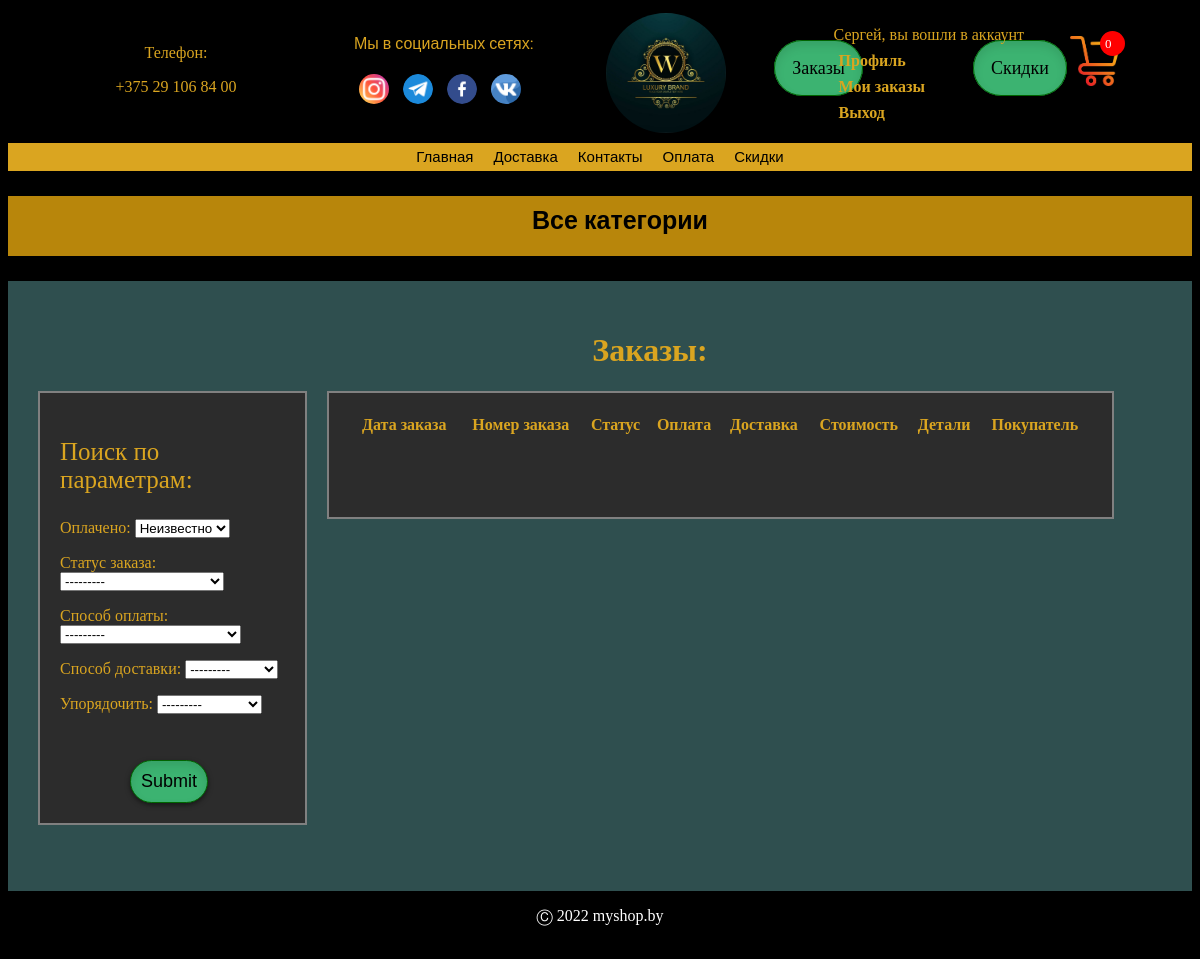
The page /orders/all_orders/ (signed in) on the database as committed earlier.
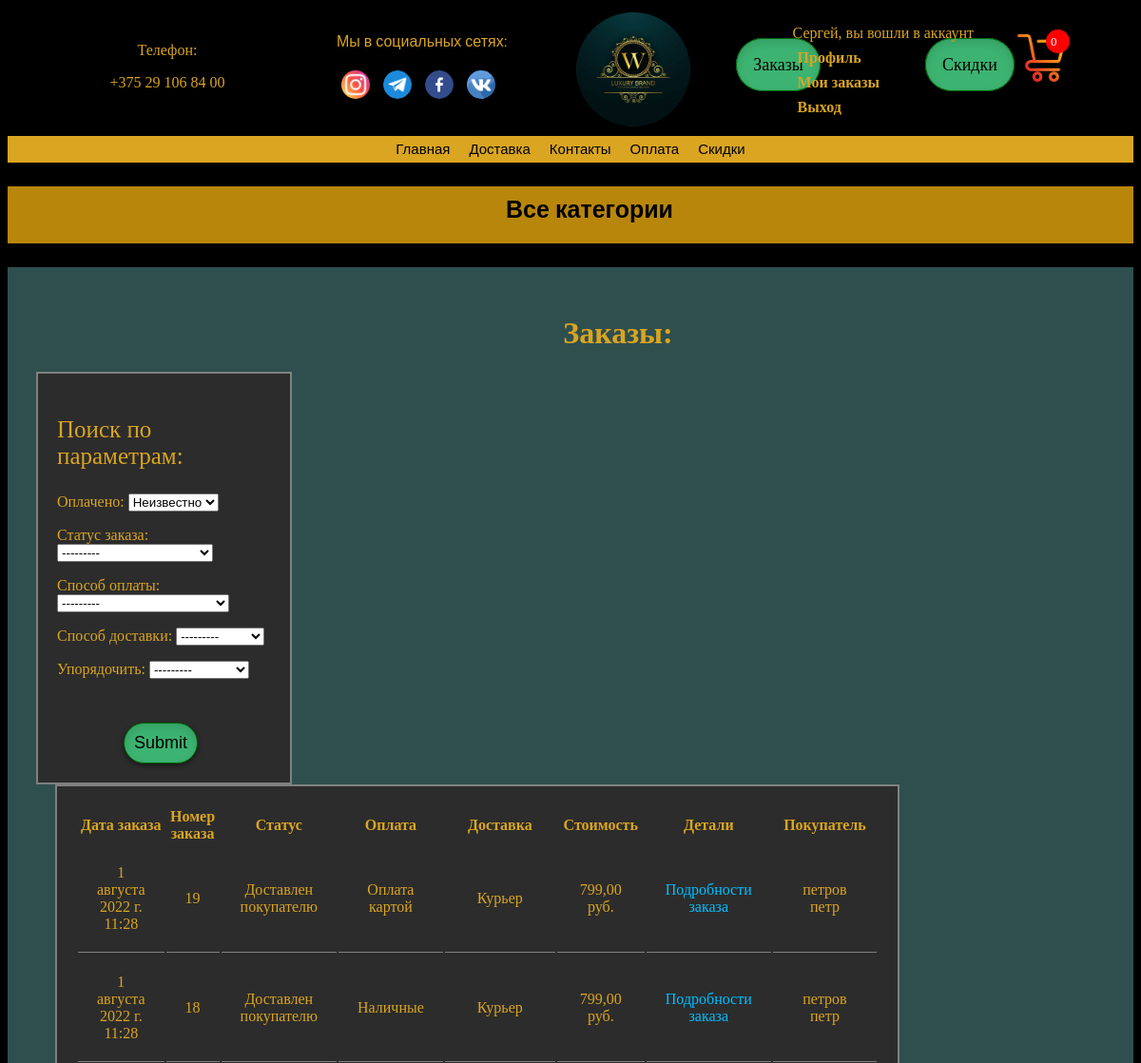
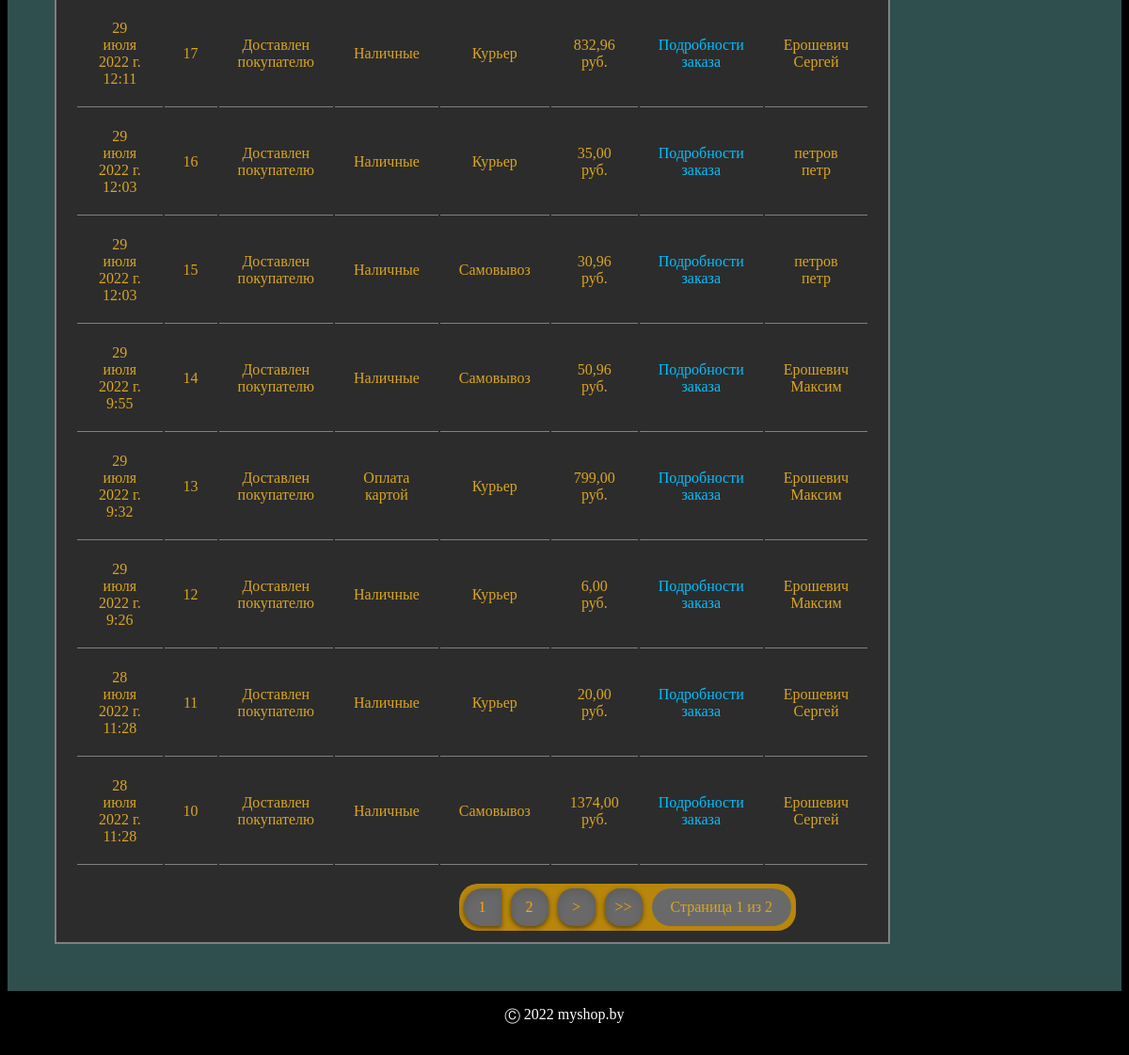
The same page on the database as committed later (2 pictures, top to bottom).
### orders/models.py (models this page shows, shortened)
class Order(models.Model):
    CHOICES_PAYMENT = (
        ('Наличные','Наличные при получении'),
        ('Оплата картой', 'Оплата картой'),
    )
    CHOICES_DELIVERY = (
        ('Самовывоз', 'Самовывоз'),
        ('Курьер', 'Курьер'),
        ('Почта', 'Почта'),
    )
    CHOICES_STATUS = (
        ('Принято в обработку', 'Принято в обработку'),
        ('Упакован и отправлен', 'Упакован и отправлен'),
        ('Доставлен покупателю', 'Доставлен покупателю'),
        ('Отменен', 'Отменен'),
    )
    buyer = models.ForeignKey(User, on_delete=models.SET_NULL, null=True, verbose_name='Покупатель')
    status = models.CharField(max_length=50, default='Принято в обработку', choices=CHOICES_STATUS, verbose_name='Статус заказа')
    payment = models.CharField(max_length=50, choices=CHOICES_PAYMENT, verbose_name='Способ оплаты')
    delivery = models.CharField(max_length=50, choices=CHOICES_DELIVERY, verbose_name='Способ доставки')
    email = models.EmailField()
    phone = models.CharField(max_length=13, blank=True)
    postal_code = models.CharField(max_length=20, verbose_name='почтовый индекс', blank=True)
    city = models.CharField(max_length=100, verbose_name='город')
    street = models.CharField(max_length=100, verbose_name='улица')
    house = models.CharField(max_length=100, verbose_name='дом')
    building = models.CharField(max_length=100, verbose_name='корпус', blank=True)
    apartment = models.CharField(max_length=100, verbose_name='квартира', blank=True)
    created = models.DateTimeField(auto_now_add=True)
    updated = models.DateTimeField(auto_now=True)
    paid = models.BooleanField(default=False, verbose_name='Оплачено')
    class Meta:
        ordering = ('-created',)
        verbose_name = 'Заказ'
        verbose_name_plural = 'Заказы'
    def get_total_cost(self):
        return sum(item.get_cost() for item in self.items.all())
    def get_absolute_url(self):
        return reverse('orders:detail_order', args=[self.id])

class OrderItem(models.Model):
    order = models.ForeignKey(Order, related_name='items', on_delete=models.CASCADE)
    product = models.ForeignKey(Product, related_name='order_items', on_delete=models.CASCADE)
    price = models.DecimalField(max_digits=10, decimal_places=2)
    quantity = models.PositiveIntegerField(default=1)
    def get_cost(self):
        return self.price * self.quantity

### orders/views.py (the view)
# urls.py: path('all_orders/', views.all_orders, name='all_orders'),
@staff_member_required
def  all_orders(request):
    orders = Order.objects.all()
    filter = OrderFilter(request.GET, queryset=orders)
    paginator = Paginator(filter.qs, 10)
    page_number = request.GET.get('page')
    page_obj = paginator.get_page(page_number)
    context = {'orders': page_obj.object_list, 'page_obj': page_obj, 'paginator': paginator, 'filter': filter}
    return render(request, 'orders/all_orders.html', context)

### cart/cart.py (called while the page is built)
    def __len__(self):
        return sum(item['quantity'] for item in self.cart.values())

### cart/context_processors.py (called while the page is built)
def cart(request):
    return {'cart': Cart(request)}

### orders/templates/orders/all_orders.html (shortened to what this page needs)
{% extends "shop/base.html" %}
{% load static %}
{% block content %}
<h1 style="padding-left: 100px; text-align: center">Заказы:</h1>
<div class="my_orders">
     <div class="filter_order">
        <p style="font-size: 25px">Поиск по параметрам:</p>
            <form method="get">
               {{ filter.form.as_p }}
               <input class="button-login" type="submit" />
            </form>
     </div>
    <div class="table-order">
        <table class="my_orders-table">
            <tr>
                <th>Дата заказа</th>
                <th>Номер заказа</th>
                <th>Статус</th>
                <th>Оплата</th>
                <th>Доставка</th>
                <th>Стоимость</th>
                <th>Детали</th>
                <th>Покупатель</th>
            </tr>
           {% for order in orders %}
                <tr>
                    <td> {{order.created}} </td>
                    <td> {{order.id}} </td>
                    <td> {{ order.status }}  </td>
                    <td> {{ order.payment }}  </td>
                    <td> {{ order.delivery }}  </td>
                    <td> {{order.get_total_cost}} руб. </td>
                    <td><a style="color: deepskyblue" href="{{ order.get_absolute_url }}">Подробности заказа</a> </td>
                    <td> {{ order.buyer.last_name }} {{ order.buyer.first_name }} </td>
                </tr>
            {% endfor  %}
       </table>
    </div>
    <div class="pagination-orders">
         {% if paginator.num_pages > 1 %}
            <ul class="step-links">
                {% for i in paginator.page_range %}
                    {% if 'ordering'  in request.get_full_path %}
                        <li><a href="{{ request.get_full_path }}&page={{ i }}">{{ i }}</a></li>
                    {% else %}
                        <li><a href="?page={{ i }}">{{ i }}</a></li>
                    {% endif %}
                {% endfor %}
                {% if page_obj.has_next %}
                    {% if 'ordering' in request.get_full_path %}
                        <li><a href="{{ request.get_full_path }}&page={{ page_obj.next_page_number }}"> > </a></li>
                        <li><a href="{{ request.get_full_path }}&page={{ page_obj.paginator.num_pages }}"> >> </a></li>
                    {% else %}
                        <li><a href="?page={{ page_obj.next_page_number }}"> > </a></li>
                        <li><a href="?page={{ page_obj.paginator.num_pages }}"> >> </a></li>
                    {% endif %}
                {% endif %}
                <span class="current">
                    Страница {{ page_obj.number }} из {{ paginator.num_pages }}
                </span>
            </ul>
         {% endif %}
    </div>
</div>
{% endblock %}

### shop/templates/shop/base.html (shortened to what this page needs)
<!DOCTYPE html>
{% load static %}
<html>
<head>
    <link href="{% static 'css/base.css' %}" rel="stylesheet">
</head>
<body>
<div class="wrapper">
    <header>
        <div class="subheader" id="subheader">
            <div class="contacts">
                <p>Телефон:</p>
                 <tel>+375 29 106 84 00</tel>
            </div>
            <div class="social">
                <p style="font-family: 'Roboto', sans-serif">Мы в социальных сетях:</p>
                <a href=""><img  src="{% static 'img/insti.png' %}" alt=""></a>
                <a href=""><img  src="{% static 'img/tel.png' %}" alt=""></a>
                <a href=""><img  src="{% static 'img/fac.png' %}" alt=""></a>
                <a href=""><img  src="{% static 'img/vkk.png' %}" alt=""></a>
            </div>
            <div class="logo" id="header">
                <a href="/" ><img class="logo-img" src="{% static 'img/log.jpg' %}"></a>
            </div>
            {% if user.is_staff %}
            <div style="margin-top: 50px"><a class="button" href="{% url 'orders:all_orders' %}">Заказы</a></div>
            <div style="margin-top: 50px"><a class="button" href="{% url 'shop:discount_managment' %}">Скидки</a></div>
            {% endif %}
            <div class="profile-top">
                {% if user.is_authenticated %}
                    <p>{{user.first_name}}, вы вошли в аккаунт</p>
                    <p><strong><a href="{% url 'accounts:profile' %}">Профиль</a></strong></p>
                    <p><strong><a href="{% url 'orders:my_orders' %}">Мои заказы</a></strong></p>
                    <p><strong><a href="{% url 'accounts:logout' %}">Выход</a></strong></p>
                {% endif %}
            </div>
            <div class="cart">
                {% with total_items=cart|length %}
                    <a href="{% url 'cart:cart_detail' %}"><img class="img-cart" src="{% static 'img/cart.png' %}" alt=""></a>
                        {% if cart|length > 0 %}
                             <div class="cart-total"><p>{{ total_items }}</p></div>
                        {% else %}
                             <div class="cart-total"><p>0</p></div>
                        {% endif %}
                {% endwith %}
            </div>
        </div>
        <nav id="sidebar" class="sidebar">
            <ul>
                <li><a href="/">Главная</a></li>
                <li><a href="{% url 'shop:shipping' %}">Доставка</a></li>
                <li><a href="{% url 'shop:contacts' %}">Контакты</a></li>
                <li><a href="{% url 'shop:payment' %}">Оплата</a></li>
                <li><a href="{% url 'shop:discounts' %}">Скидки</a></li>
            </ul>
        </nav>
            <nav class="categories">
                <ul>
                    <li {% if not category %}class="selected"{% endif %}>
                        <a href="{% url 'shop:product_list' %}">Все категории</a>
                    </li>
                </ul>
            </nav>
    </header>
    <div class="content">
        {% block content %}
        {% endblock %}
    </div>
    <footer class="footer">
        <p>Ⓒ 2022 myshop.by </p>
    </footer>
</div>
</body>
</html>

### shop/static/css/base.css (style rules this page uses)
body { background: black; height: 100%; color: white; }
.wrapper { min-height: 650px; display: flex; flex-direction: column; }
.footer { height: 60px; width: 100%; background: rgba(0,0,0,0.36); bottom: 0; text-align: center; }
.content { flex: 1 1 auto; background: darkslategrey; color: goldenrod; padding: 30px; min-height: 550px; }
.sidebar { text-decoration: none; font-size: 15px; font-family: 'Roboto', sans-serif; background: goldenrod; margin-top: 5px; }
.sidebar>ul { margin: 5px; padding: 5px; display: flex; justify-content: center; list-style: none; }
.categories { text-decoration: none; font-size: 25px; font-family: 'Roboto', sans-serif; font-weight: bolder; }
.categories>ul { display: flex; justify-content: center; height: 50px; background: darkgoldenrod; padding-top: 10px; list-style: none; }
.subheader { position: relative; height: 130px; display: flex; margin: auto; }
nav a { margin:10px; }
a { color: black; text-decoration: none; }
.cart { position: absolute; height: 100px; width: 100px; right: 22px; bottom: 2px; }
.cart-total { width: 25px; height: 25px; background: red; position: absolute; border-radius: 50%; bottom: 80px; right: 45px; font-size: 13px; }
.cart-total p { position: absolute; color: white; margin: 5px; }
.img-cart { width: 50px; height: 50px; }
.button { background: mediumseagreen; padding: 17px; border: 1px solid darkgreen; border-radius: 40px; font-size: 18px; margin: 55px; color: black; box-shadow: inset 0 5px 10px rgba(0,0,0,.1), 0 2px 5px rgba(0,0,0,.5); }
.logo { width: 10%; }
.logo-img { height: 120px; width: 120px; border-radius: 50%; padding: 5px; }
.contacts { width: 25%; text-align: center; padding: 20px; color: goldenrod; }
.social { width: 20%; padding: 10px; color: goldenrod; }
.social img { width: 30px; height: 30px; padding: 5px; border-radius: 50%; }
.step-links { display: flex; position: absolute; left: 50%; background: darkgoldenrod; border-radius: 20px; margin-bottom: 20px; padding: 0; color: black; }
.current { margin: 5px; text-align: center; height: 40px; background: dimgrey; border-radius: 40px; color: goldenrod; line-height: 40px; display: block; padding-left: 20px; padding-right: 20px; }
.profile-top { color: goldenrod; right: 150px; position: absolute; padding: 10px; }
.profile-top a { color: goldenrod; padding: 5px; }
.profile-top p { margin: 8px; }
.filter_order { float: left; width: 20%; background: #2c2c2c; border: 2px solid grey; margin-right: 20px; padding: 20px; }
.my_orders-table { background: #2c2c2c; margin: 20px; padding: 20px; padding-bottom: 80px; border: 2px solid grey; width: 70%; }
.my_orders-table td { padding: 20px; border-bottom: 1px solid grey; text-align: center; }
.button-login { background: mediumseagreen; padding: 10px; border: 1px solid darkgreen; border-radius: 40px; font-size: 18px; margin-left: 70px; margin-top: 30px; color: black; box-shadow: inset 0 5px 10px rgba(0,0,0,.1), 0 2px 5px rgba(0,0,0,.5); }
.my_orders { position: relative; }
.pagination-orders { position: absolute; bottom: 80px; width: 80%; display: flex; }
.pagination-orders li { list-style: none; }
.pagination-orders li:first-child a { border-radius: 20px 0 0 20px; }
.pagination-orders a { color: orange; display: block; width: 40px; height: 40px; text-align: center; line-height: 40px; background: dimgrey; border-radius: 40%; margin: 5px; box-shadow: inset 0 5px 10px rgba(0,0,0,.1), 0 2px 5px rgba(0,0,0,.5); }

Rows that differ between the two databases and show on the page:
added Order: created "1 августа 2022 г. 11:28", id "19", status "Доставлен покупателю", payment "Оплата картой", delivery "Курьер", get_total_cost "799,00", buyer.last_name "петров", buyer.first_name "петр"
added Order: created "1 августа 2022 г. 11:28", id "18", status "Доставлен покупателю", payment "Наличные", delivery "Курьер", get_total_cost "799,00", buyer.last_name "петров", buyer.first_name "петр"
added Order: created "29 июля 2022 г. 12:11", id "17", status "Доставлен покупателю", payment "Наличные", delivery "Курьер", get_total_cost "832,96", buyer.last_name "Ерошевич", buyer.first_name "Сергей"
added Order: created "29 июля 2022 г. 12:03", id "16", status "Доставлен покупателю", payment "Наличные", delivery "Курьер", get_total_cost "35,00", buyer.last_name "петров", buyer.first_name "петр"
added Order: created "29 июля 2022 г. 12:03", id "15", status "Доставлен покупателю", payment "Наличные", delivery "Самовывоз", get_total_cost "30,96", buyer.last_name "петров", buyer.first_name "петр"
added Order: created "29 июля 2022 г. 9:55", id "14", status "Доставлен покупателю", payment "Наличные", delivery "Самовывоз", get_total_cost "50,96", buyer.last_name "Ерошевич", buyer.first_name "Максим"
added Order: created "29 июля 2022 г. 9:32", id "13", status "Доставлен покупателю", payment "Оплата картой", delivery "Курьер", get_total_cost "799,00", buyer.last_name "Ерошевич", buyer.first_name "Максим"
added Order: created "29 июля 2022 г. 9:26", id "12", status "Доставлен покупателю", payment "Наличные", delivery "Курьер", get_total_cost "6,00", buyer.last_name "Ерошевич", buyer.first_name "Максим"
added Order: created "28 июля 2022 г. 11:28", id "11", status "Доставлен покупателю", payment "Наличные", delivery "Курьер", get_total_cost "20,00", buyer.last_name "Ерошевич", buyer.first_name "Сергей"
added Order: created "28 июля 2022 г. 11:28", id "10", status "Доставлен покупателю", payment "Наличные", delivery "Самовывоз", get_total_cost "1374,00", buyer.last_name "Ерошевич", buyer.first_name "Сергей"
Other text that changed with them:
{{ page_obj.number }}: (not shown) → "1"
{{ paginator.num_pages }}: (not shown) → "2"
new list line: "1"
new list line: "2"
text now shown: "> >> Страница из"
